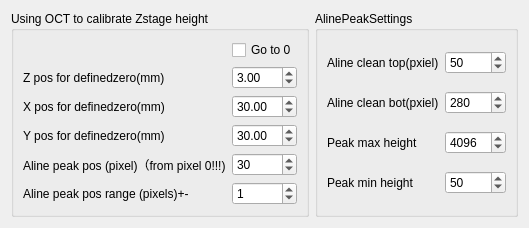
        <widget class="QWidget" name="DefineZeroTab">
         <attribute name="title">
          <string>DefineZero</string>
         </attribute>
         <layout class="QHBoxLayout" name="horizontalLayout_8">
          <item>
           <widget class="QGroupBox" name="DefinedZerobox">
            <property name="title">
             <string>Using OCT to calibrate Zstage height</string>
            </property>
            <layout class="QGridLayout" name="gridLayout_15">
             <item row="0" column="1">
              <widget class="QCheckBox" name="Gotozero">
               <property name="text">
                <string>Go to 0</string>
               </property>
              </widget>
             </item>
             <item row="2" column="0">
              <widget class="QLabel" name="label_2">
               <property name="text">
                <string>Z pos for definedzero(mm)</string>
               </property>
              </widget>
             </item>
             <item row="4" column="1">
              <widget class="QDoubleSpinBox" name="YdefinedZero">
               <property name="maximum">
                <double>50.000000000000000</double>
               </property>
               <property name="value">
                <double>30.000000000000000</double>
               </property>
              </widget>
             </item>
             <item row="2" column="1">
              <widget class="QDoubleSpinBox" name="definedZero">
               <property name="minimum">
                <double>2.000000000000000</double>
               </property>
               <property name="maximum">
                <double>48.000000000000000</double>
               </property>
               <property name="value">
                <double>3.000000000000000</double>
               </property>
              </widget>
             </item>
             <item row="3" column="1">
              <widget class="QDoubleSpinBox" name="XdefinedZero">
               <property name="maximum">
                <double>150.000000000000000</double>
               </property>
               <property name="value">
                <double>30.000000000000000</double>
               </property>
              </widget>
             </item>
             <item row="3" column="0">
              <widget class="QLabel" name="label_6">
               <property name="text">
                <string>X pos for definedzero(mm)</string>
               </property>
              </widget>
             </item>
             <item row="6" column="0">
              <widget class="QLabel" name="label_5">
               <property name="text">
                <string>Aline peak pos range (pixels)+-</string>
               </property>
              </widget>
             </item>
             <item row="6" column="1">
              <widget class="QSpinBox" name="DefinedZeroRange">
               <property name="value">
                <number>1</number>
               </property>
              </widget>
             </item>
             <item row="4" column="0">
              <widget class="QLabel" name="label_7">
               <property name="text">
                <string>Y pos for definedzero(mm)</string>
               </property>
              </widget>
             </item>
             <item row="5" column="0">
              <widget class="QLabel" name="label">
               <property name="text">
                <string>Aline peak pos (pixel)（from pixel 0!!!)</string>
               </property>
              </widget>
             </item>
             <item row="5" column="1">
              <widget class="QSpinBox" name="KnownDepth">
               <property name="maximum">
                <number>300</number>
               </property>
               <property name="value">
                <number>30</number>
               </property>
              </widget>
             </item>
            </layout>
           </widget>
          </item>
          <item>
           <widget class="QGroupBox" name="groupBox_5">
            <property name="title">
             <string>AlinePeakSettings</string>
            </property>
            <layout class="QGridLayout" name="gridLayout_11">
             <item row="1" column="1">
              <widget class="QSpinBox" name="AlineCleanBot">
               <property name="maximum">
                <number>500</number>
               </property>
               <property name="value">
                <number>280</number>
               </property>
              </widget>
             </item>
             <item row="0" column="1">
              <widget class="QSpinBox" name="AlineCleanTop">
               <property name="maximum">
                <number>500</number>
               </property>
               <property name="value">
                <number>50</number>
               </property>
              </widget>
             </item>
             <item row="2" column="1">
              <widget class="QSpinBox" name="AlinePeakMax">
               <property name="maximum">
                <number>65535</number>
               </property>
               <property name="value">
                <number>4096</number>
               </property>
              </widget>
             </item>
             <item row="1" column="0">
              <widget class="QLabel" name="label_9">
               <property name="text">
                <string>Aline clean bot(pxiel)</string>
               </property>
              </widget>
             </item>
             <item row="2" column="0">
              <widget class="QLabel" name="label_10">
               <property name="text">
                <string>Peak max height</string>
               </property>
              </widget>
             </item>
             <item row="3" column="1">
              <widget class="QSpinBox" name="AlinePeakMin">
               <property name="maximum">
                <number>65535</number>
               </property>
               <property name="value">
                <number>50</number>
               </property>
              </widget>
             </item>
             <item row="3" column="0">
              <widget class="QLabel" name="label_11">
               <property name="text">
                <string>Peak min height</string>
               </property>
              </widget>
             </item>
             <item row="0" column="0">
              <widget class="QLabel" name="label_8">
               <property name="text">
                <string>Aline clean top(pxiel)</string>
               </property>
              </widget>
             </item>
            </layout>
           </widget>
          </item>
         </layout>
        </widget>
